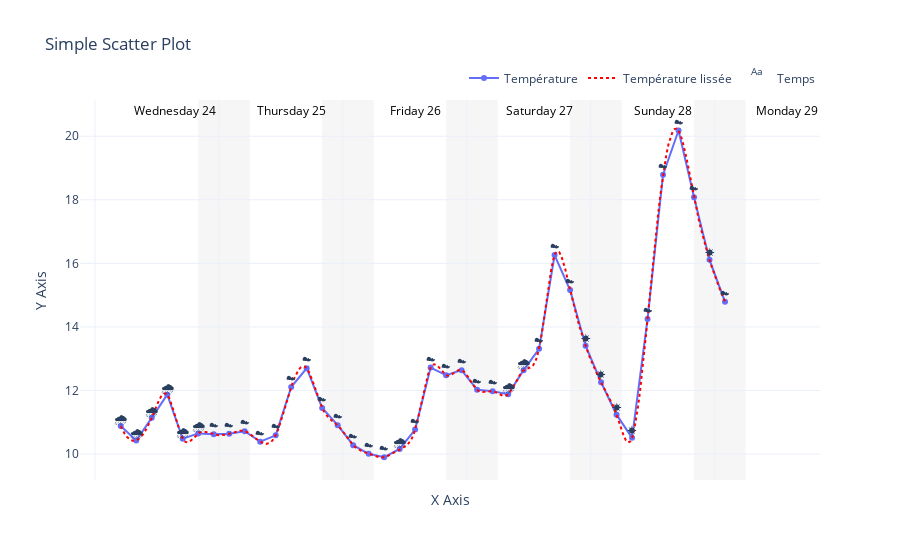

Source (notebook cell):
### Code cell
import plotly.graph_objects as go
from main import create_weather_plot, getForecast, geocoding, EMOJIS, API_KEY
from datetime import datetime
import pandas as pd
from streamlit_plotly_events import plotly_events

city = "Paris"
lat, lon = geocoding(city)
data = getForecast(lat, lon)

temperatures = [entry["main"]["temp"] for entry in data["list"]]
timestamps = [datetime.fromtimestamp(entry["dt"]) for entry in data["list"]]
weathers = [entry["weather"][0]["main"] for entry in data['list']]
weather_emojis = [EMOJIS.get(w, "❓") for w in weathers]

df = pd.DataFrame({
    "datetime": timestamps,
    "temperature": temperatures,
    "emoji": weather_emojis
})
df["day"] = df["datetime"].dt.date
df["hour"] = df["datetime"].dt.hour
df["datetime"] = pd.to_datetime(df["datetime"], utc=True)

# Create a scatter plot
# fig = go.Figure(data=go.Scatter(x=[1, 2, 3, 4], y=[10, 11, 12, 13], mode='markers'))
fig = create_weather_plot(df)
# Customize layout
fig.update_layout(title="Simple Scatter Plot", xaxis_title="X Axis", yaxis_title="Y Axis")

# Show the plot
fig.show()

### Figure 1 — Plotly figure (JSON) as saved in the notebook; plotly's stock layout.template omitted (floating-point values rounded to 4 significant figures; data arrays with more than 128 entries replaced by an {"elided": "..."} marker saying what was removed)
{"data": [{"customdata": ["🌧️", "🌧️", "🌧️", "🌧️", "🌧️", "🌧️", "☁️", "☁️", "☁️", "☁️", "☁️", "☁️", "☁️", "☁️", "☁️", "☁️", "☁️", "☁️", "🌧️", "☁️", "☁️", "☁️", "☁️", "☁️", "☁️", "🌧️", "🌧️", "☁️", "☁️", "☁️", "☀️", "☀️", "☀️", "☀️", "☁️", "☁️", "☁️", "☁️", "☀️", "☁️"], "hovertemplate": "%{x|%A %Hh}<br>Temp: %{y:.1f}°C<br>%{customdata}", "mode": "markers+lines", "name": "Température", "type": "scatter", "x": ["2025-09-24T05:00:00.000000000", "2025-09-24T08:00:00.000000000", "2025-09-24T11:00:00.000000000", "2025-09-24T14:00:00.000000000", "2025-09-24T17:00:00.000000000", "2025-09-24T20:00:00.000000000", "2025-09-24T23:00:00.000000000", "2025-09-25T02:00:00.000000000", "2025-09-25T05:00:00.000000000", "2025-09-25T08:00:00.000000000", "2025-09-25T11:00:00.000000000", "2025-09-25T14:00:00.000000000", "2025-09-25T17:00:00.000000000", "2025-09-25T20:00:00.000000000", "2025-09-25T23:00:00.000000000", "2025-09-26T02:00:00.000000000", "2025-09-26T05:00:00.000000000", "2025-09-26T08:00:00.000000000", "2025-09-26T11:00:00.000000000", "2025-09-26T14:00:00.000000000", "2025-09-26T17:00:00.000000000", "2025-09-26T20:00:00.000000000", "2025-09-26T23:00:00.000000000", "2025-09-27T02:00:00.000000000", "2025-09-27T05:00:00.000000000", "2025-09-27T08:00:00.000000000", "2025-09-27T11:00:00.000000000", "2025-09-27T14:00:00.000000000", "2025-09-27T17:00:00.000000000", "2025-09-27T20:00:00.000000000", "2025-09-27T23:00:00.000000000", "2025-09-28T02:00:00.000000000", "2025-09-28T05:00:00.000000000", "2025-09-28T08:00:00.000000000", "2025-09-28T11:00:00.000000000", "2025-09-28T14:00:00.000000000", "2025-09-28T17:00:00.000000000", "2025-09-28T20:00:00.000000000", "2025-09-28T23:00:00.000000000", "2025-09-29T02:00:00.000000000"], "y": [10.88, 10.43, 11.14, 11.87, 10.48, 10.65, 10.62, 10.64, 10.72, 10.39, 10.59, 12.11, 12.7, 11.45, 10.91, 10.28, 10.01, 9.9, 10.16, 10.77, 12.72, 12.48, 12.64, 12.02, 11.98, 11.88, 12.64, 13.31, 16.26, 15.16, 13.41, 12.26, 11.24, 10.51, 14.25, 18.79, 20.18, 18.08, 16.11, 14.79]}, {"line": {"color": "red", "dash": "dot", "width": 2}, "mode": "lines", "name": "Température lissée", "type": "scatter", "x": {"elided": "300 str values"}, "y": {"elided": "300 float values"}}, {"hoverinfo": "skip", "mode": "text", "name": "Temps", "showlegend": true, "text": ["🌧️", "🌧️", "🌧️", "🌧️", "🌧️", "🌧️", "☁️", "☁️", "☁️", "☁️", "☁️", "☁️", "☁️", "☁️", "☁️", "☁️", "☁️", "☁️", "🌧️", "☁️", "☁️", "☁️", "☁️", "☁️", "☁️", "🌧️", "🌧️", "☁️", "☁️", "☁️", "☀️", "☀️", "☀️", "☀️", "☁️", "☁️", "☁️", "☁️", "☀️", "☁️"], "textposition": "top center", "type": "scatter", "x": ["2025-09-24T05:00:00.000000000", "2025-09-24T08:00:00.000000000", "2025-09-24T11:00:00.000000000", "2025-09-24T14:00:00.000000000", "2025-09-24T17:00:00.000000000", "2025-09-24T20:00:00.000000000", "2025-09-24T23:00:00.000000000", "2025-09-25T02:00:00.000000000", "2025-09-25T05:00:00.000000000", "2025-09-25T08:00:00.000000000", "2025-09-25T11:00:00.000000000", "2025-09-25T14:00:00.000000000", "2025-09-25T17:00:00.000000000", "2025-09-25T20:00:00.000000000", "2025-09-25T23:00:00.000000000", "2025-09-26T02:00:00.000000000", "2025-09-26T05:00:00.000000000", "2025-09-26T08:00:00.000000000", "2025-09-26T11:00:00.000000000", "2025-09-26T14:00:00.000000000", "2025-09-26T17:00:00.000000000", "2025-09-26T20:00:00.000000000", "2025-09-26T23:00:00.000000000", "2025-09-27T02:00:00.000000000", "2025-09-27T05:00:00.000000000", "2025-09-27T08:00:00.000000000", "2025-09-27T11:00:00.000000000", "2025-09-27T14:00:00.000000000", "2025-09-27T17:00:00.000000000", "2025-09-27T20:00:00.000000000", "2025-09-27T23:00:00.000000000", "2025-09-28T02:00:00.000000000", "2025-09-28T05:00:00.000000000", "2025-09-28T08:00:00.000000000", "2025-09-28T11:00:00.000000000", "2025-09-28T14:00:00.000000000", "2025-09-28T17:00:00.000000000", "2025-09-28T20:00:00.000000000", "2025-09-28T23:00:00.000000000", "2025-09-29T02:00:00.000000000"], "y": [10.88, 10.43, 11.14, 11.87, 10.48, 10.65, 10.62, 10.64, 10.72, 10.39, 10.59, 12.11, 12.7, 11.45, 10.91, 10.28, 10.01, 9.9, 10.16, 10.77, 12.72, 12.48, 12.64, 12.02, 11.98, 11.88, 12.64, 13.31, 16.26, 15.16, 13.41, 12.26, 11.24, 10.51, 14.25, 18.79, 20.18, 18.08, 16.11, 14.79]}], "layout": {"annotations": [{"font": {"color": "black", "size": 12}, "showarrow": false, "text": "Wednesday 24", "x": "2025-09-24T15:30:00+00:00", "y": 20.18, "yshift": 20}, {"font": {"color": "black", "size": 12}, "showarrow": false, "text": "Thursday 25", "x": "2025-09-25T14:00:00+00:00", "y": 20.18, "yshift": 20}, {"font": {"color": "black", "size": 12}, "showarrow": false, "text": "Friday 26", "x": "2025-09-26T14:00:00+00:00", "y": 20.18, "yshift": 20}, {"font": {"color": "black", "size": 12}, "showarrow": false, "text": "Saturday 27", "x": "2025-09-27T14:00:00+00:00", "y": 20.18, "yshift": 20}, {"font": {"color": "black", "size": 12}, "showarrow": false, "text": "Sunday 28", "x": "2025-09-28T14:00:00+00:00", "y": 20.18, "yshift": 20}, {"font": {"color": "black", "size": 12}, "showarrow": false, "text": "Monday 29", "x": "2025-09-29T14:00:00+00:00", "y": 20.18, "yshift": 20}], "hovermode": "x unified", "legend": {"orientation": "h", "x": 1, "xanchor": "right", "y": 1.02, "yanchor": "bottom"}, "shapes": [{"fillcolor": "lightgray", "layer": "below", "line": {"width": 0}, "opacity": 0.2, "type": "rect", "x0": "2025-09-24T20:00:00+00:00", "x1": "2025-09-25T06:00:00+00:00", "xref": "x", "y0": 0, "y1": 1, "yref": "y domain"}, {"fillcolor": "lightgray", "layer": "below", "line": {"width": 0}, "opacity": 0.2, "type": "rect", "x0": "2025-09-25T20:00:00+00:00", "x1": "2025-09-26T06:00:00+00:00", "xref": "x", "y0": 0, "y1": 1, "yref": "y domain"}, {"fillcolor": "lightgray", "layer": "below", "line": {"width": 0}, "opacity": 0.2, "type": "rect", "x0": "2025-09-26T20:00:00+00:00", "x1": "2025-09-27T06:00:00+00:00", "xref": "x", "y0": 0, "y1": 1, "yref": "y domain"}, {"fillcolor": "lightgray", "layer": "below", "line": {"width": 0}, "opacity": 0.2, "type": "rect", "x0": "2025-09-27T20:00:00+00:00", "x1": "2025-09-28T06:00:00+00:00", "xref": "x", "y0": 0, "y1": 1, "yref": "y domain"}, {"fillcolor": "lightgray", "layer": "below", "line": {"width": 0}, "opacity": 0.2, "type": "rect", "x0": "2025-09-28T20:00:00+00:00", "x1": "2025-09-29T06:00:00+00:00", "xref": "x", "y0": 0, "y1": 1, "yref": "y domain"}], "title": {"text": "Simple Scatter Plot"}, "xaxis": {"showticklabels": false, "title": {"text": "X Axis"}}, "yaxis": {"title": {"text": "Y Axis"}}}}
